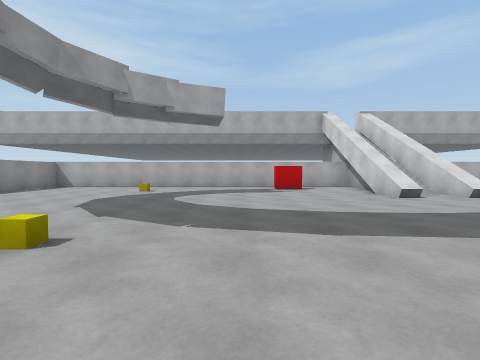
View 1 (above)

24 first-person views from a walk through a scene from a Unity 3-D project. The camera is 1.3 m above the floor, tilts 2° down and sees 85° across. The floor is counted in squares, 2 m on a side. Each view is taken from the middle of a square. On the plan, view 1 faces up. The plan holds only what a view shows up to about 9 squares ahead; the rest is blank. The place goes on beyond the plan. The player is left out. Surface patterns are stand-ins for the level's own textures.

View 2
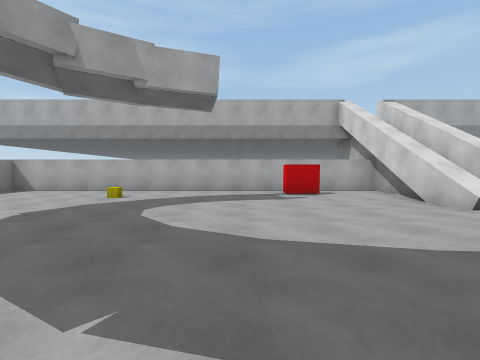

View 3
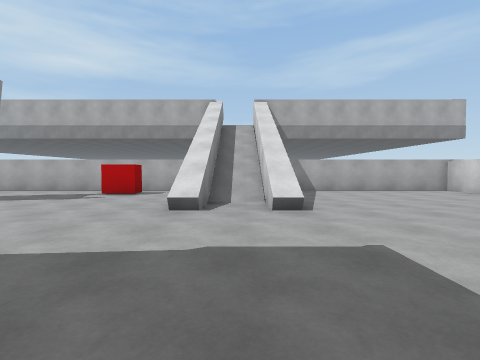

View 4
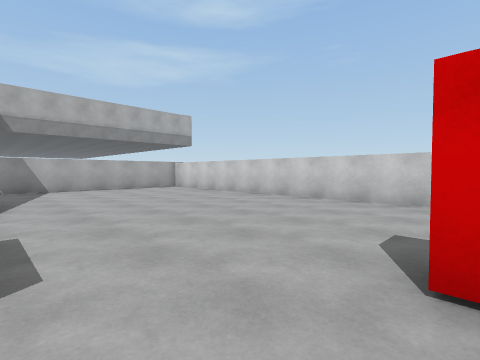

View 5
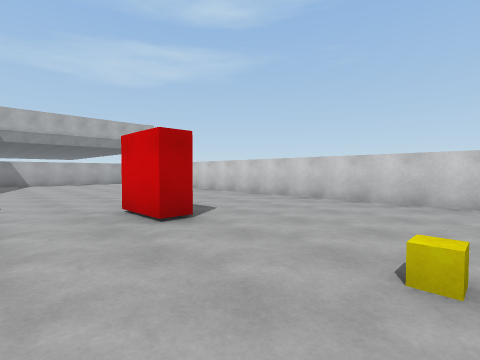

View 6
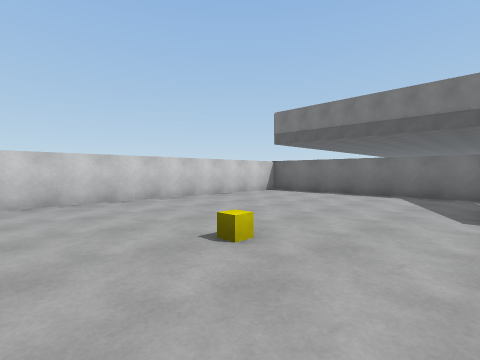

View 7
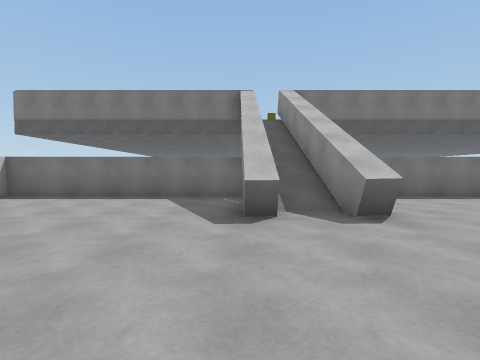

View 8
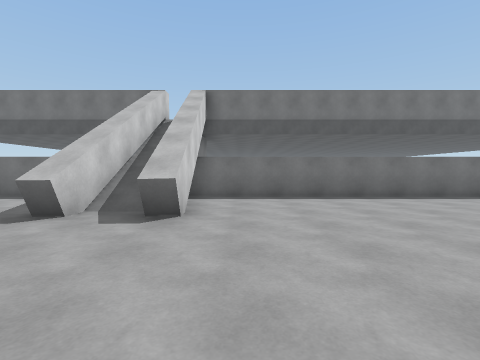

View 9
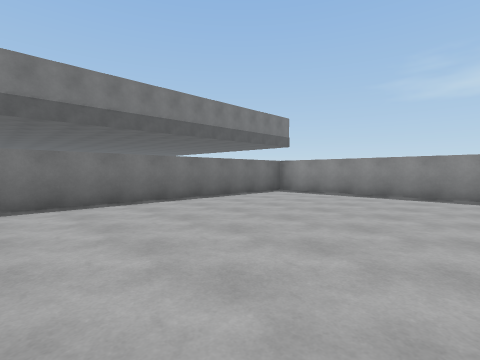

View 10
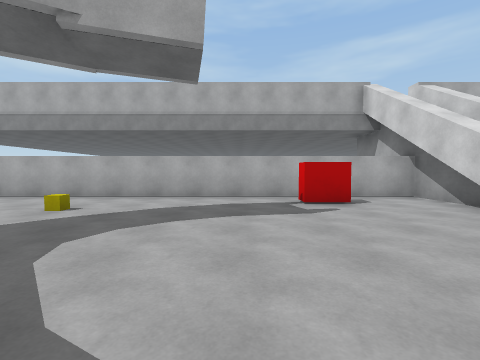

View 11
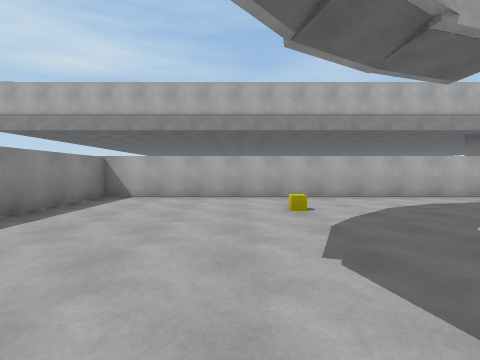

View 12
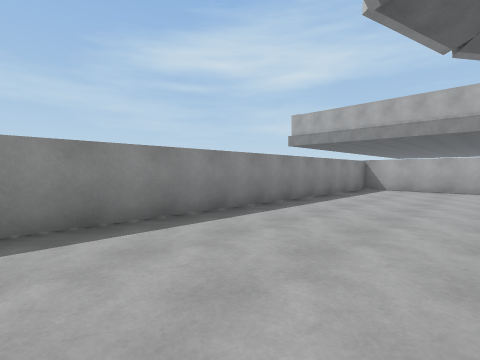

View 13
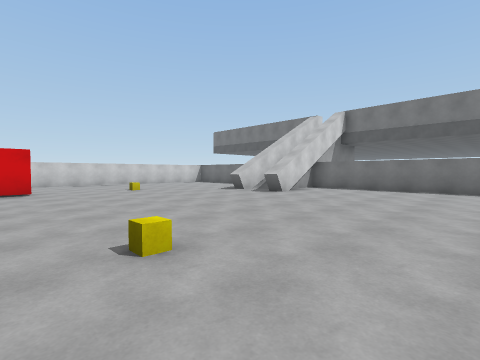

View 14
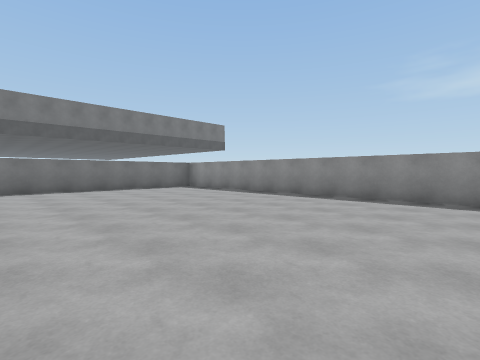

View 15
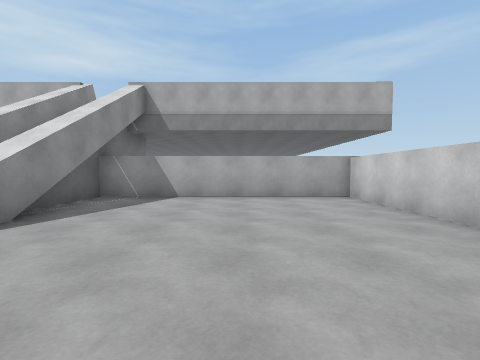

View 16
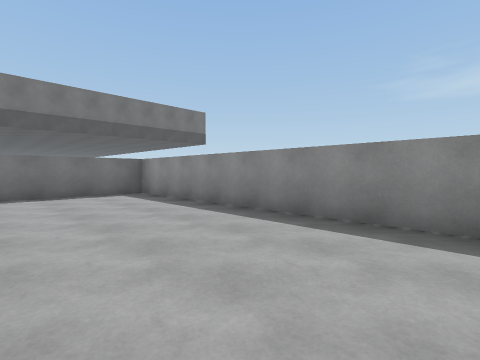

View 17
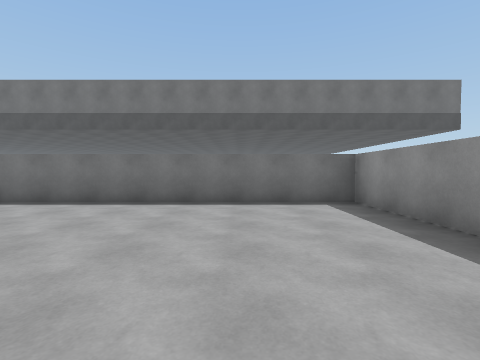

View 18
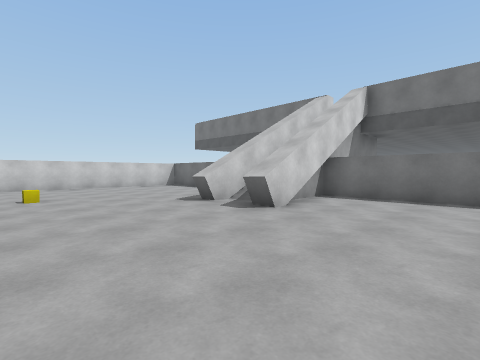

View 19
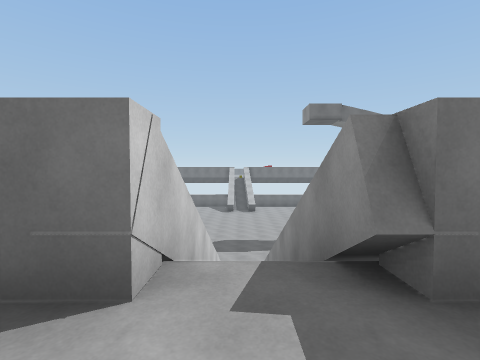

View 20
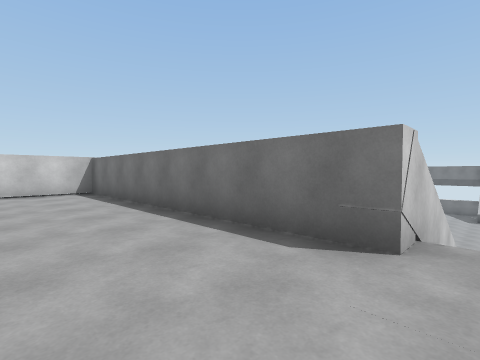

View 21
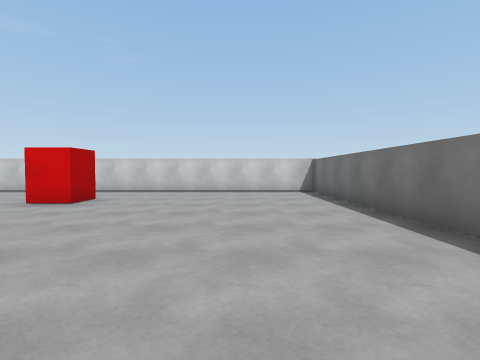

View 22
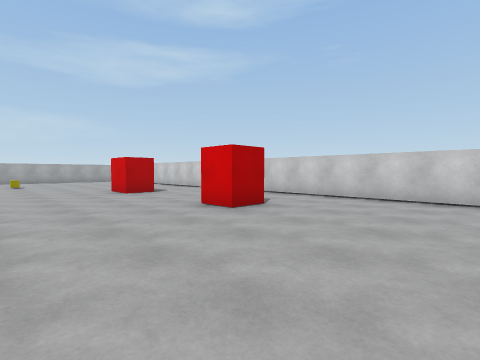

View 23
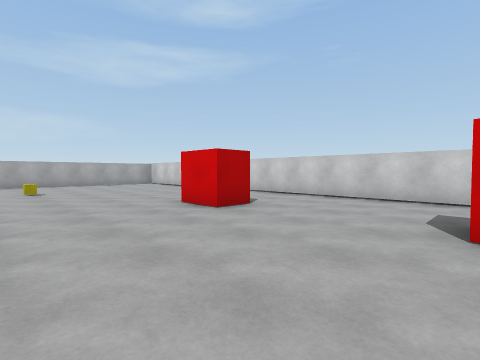

View 24
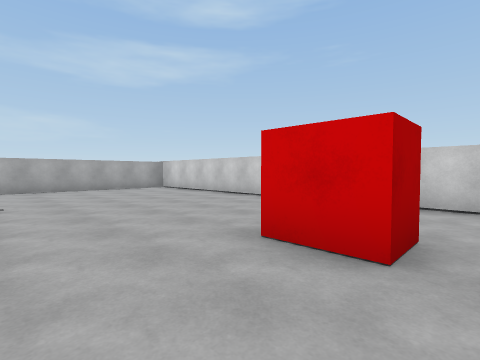

### Floor plan
Key: @ floor where view 1 was taken; # wall or solid block; . main floor; : floor 4.75 m higher than the main floor; / step, stairs or slope; C yellow cube; B red block; O other object.
Columns run from 12 left of view 1 to 14 right of it. Each row starts with its distance up from view 1.
 32                     ####
 31                     :::::
 30                     ::::::#
 29                     ::::::#
 28                    :O:::::#
 27                    :::::::#
 26                    :::::::#
 25                    :::::::#
 24                    :::::::#
 23                    :::B:::#
 22                    :::::::#
 21                    :::::::#
 20                    :::::::#
 19                    :::BB::#
 18                    :::::::#
 17                    :::::::#
 16                   ::::::::#
 15                  :::::::::#
 14                  :::::::::#
 13                 ::::::::::#
 12  ################/#########
 11     #############/#######
 10     #...........#/......#
  9     #.........B.//#.....#
  8     #....C......//#.....#
  7     #.........../.#.....#
  6     #.........../.......#
  5     #...................#
  4     #...................#
  3     #.... ..............#
  2     #.... C....  .......#
  1     #...............B...#
  0     #.......@C......B...#
 -1     #...................#
 -2     #...................#
 -3     #...............C...#
 -4     #...................#
 -5     #...................#
 -6     #...........#.#.....#
 -7     #...........#/#.....#
 -8     #...........#/#.....#
 -9     #############/#######
-10                 #/#
-11 #################O#########

Positions as (right, up) in squares from view 1, and headings:
1: (0, 0), facing up
2: (0, 2), facing up
3: (5, 2), facing up
4: (6, 1), facing up-right
5: (6, -3), facing up-right
6: (6, -1), facing down-right
7: (6, -2), facing down
8: (3, -2), facing down
9: (0, -3), facing down-left
10: (0, 4), facing up
11: (-4, 4), facing up
12: (-4, 1), facing up-left
13: (-1, 1), facing down-right
14: (-1, 1), facing down-left
15: (9, 4), facing up
16: (-4, -1), facing down-left
17: (-5, -3), facing down
18: (1, -2), facing down-right
19: (5, 14), facing down
20: (5, 15), facing down-right
21: (5, 15), facing right
22: (7, 15), facing up-right
23: (7, 19), facing up-right
24: (8, 22), facing up-right
